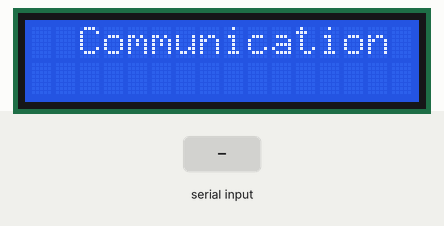
Bench run of a sketch on a simulated Arduino Uno, built with avr-gcc and run on an emulated ATmega328P. Shown: 16×2 character LCD. The inputs (shaded band) are chosen by the test bench. What the sketch prints to the serial monitor is not drawn.

Above: at 2.6 s.
6.3 s: "*" received over the second serial link
At 6.6 s:
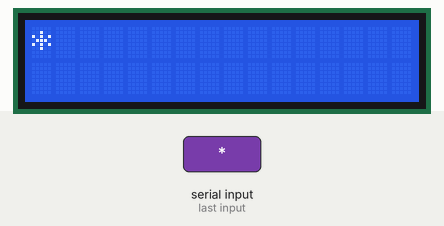
7.8 s: "#" received over the second serial link
At 8.8 s:
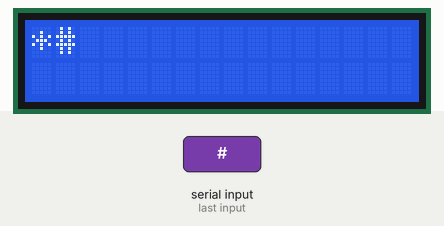
9.3 s: "*" received over the second serial link
At 10.1 s:
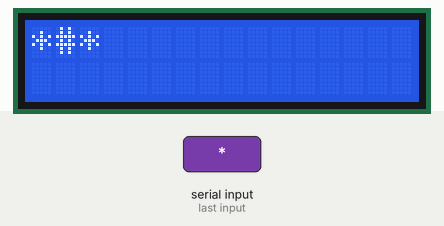
10.8 s: "#" received over the second serial link
At 12.0 s:
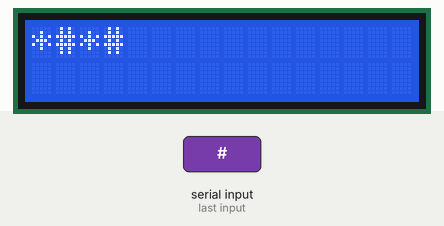
12.3 s: "*" received over the second serial link
At 13.5 s:
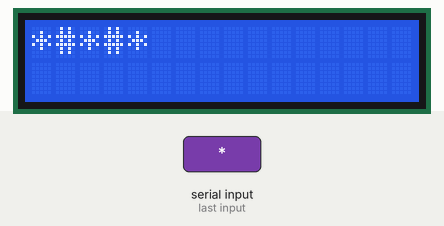
13.8 s: "#" received over the second serial link
At 14.4 s:
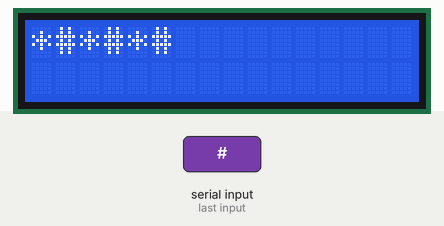
Timing chart, 0 to 16.3 s (numbered marks = the images above; inputs shaded):
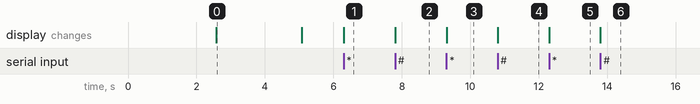

The sketch:

Transmitter.ino
```cpp
#include <LiquidCrystal.h>
#include <stdio.h>
#include <string.h>

#include <SoftwareSerial.h>
SoftwareSerial mySerial(8, 9);


LiquidCrystal lcd(6, 7, 5, 4, 3, 2);


int sti=0;
String inputString = "";         // a string to hold incoming data
boolean stringComplete = false;  // whether the string is complete


void setup()
{
    Serial.begin(1200);
    mySerial.begin(1200);
    serialEvent();

    //12.  LIFI based under water communication
    lcd.begin(16, 2);
    lcd.clear();
    lcd.print("    LIFI Based");
    lcd.setCursor(0,1);
    lcd.print(" Under Water ");
    delay(2500);

    lcd.clear();
    lcd.print("  Communication ");
    delay(2500);

    lcd.clear();

}

int cntlm=0;

void loop()
{
    while(mySerial.available())
        {
         char inChar1 = (char)mySerial.read();
          cntlm++;

         if(cntlm == 16)
            {
              lcd.setCursor(0,1);
            }
          if(cntlm == 32)
            {
              lcd.clear();
            }

          lcd.write(inChar1);
          Serial.write(inChar1);
        }
  delay(10);
}


void serialEvent()
{
   while(Serial.available())
        {
         char inChar = (char)Serial.read();
          if(inChar == '*')
            {sti=1;
              inputString += inChar;
            }
          if(sti == 1)
            {
              inputString += inChar;
            }
          if(inChar == '#')
            {sti=0;
              stringComplete = true;
            }
        }
}


void converts(unsigned int value)
{
  unsigned int a,b,c,d,e,f,g,h;

      a=value/10000;
      b=value%10000;
      c=b/1000;
      d=b%1000;
      e=d/100;
      f=d%100;
      g=f/10;
      h=f%10;


      a=a|0x30;
      c=c|0x30;
      e=e|0x30;
      g=g|0x30;
      h=h|0x30;


   Serial.write(a);
   Serial.write(c);
   Serial.write(e);
   Serial.write(g);
   Serial.write(h);
}

void convertl(unsigned int value)
{
  unsigned int a,b,c,d,e,f,g,h;

      a=value/10000;
      b=value%10000;
      c=b/1000;
      d=b%1000;
      e=d/100;
      f=d%100;
      g=f/10;
      h=f%10;


      a=a|0x30;
      c=c|0x30;
      e=e|0x30;
      g=g|0x30;
      h=h|0x30;


   lcd.write(a);
   lcd.write(c);
   lcd.write(e);
   lcd.write(g);
   lcd.write(h);
}
```

Measured:
- after the input at 6.3 s, the display: changes at once (image 1)
- after the input at 7.8 s, the display: changes at once (image 2)
- after the input at 9.3 s, the display: changes at once (image 3)
- after the input at 10.8 s, the display: changes at once (image 4)
- after the input at 12.3 s, the display: changes at once (image 5)
- after the input at 13.8 s, the display: changes at once (image 6)
- what the display in image 0 shows lasts 2.5 s, from 2.6 s to 5.1 s
